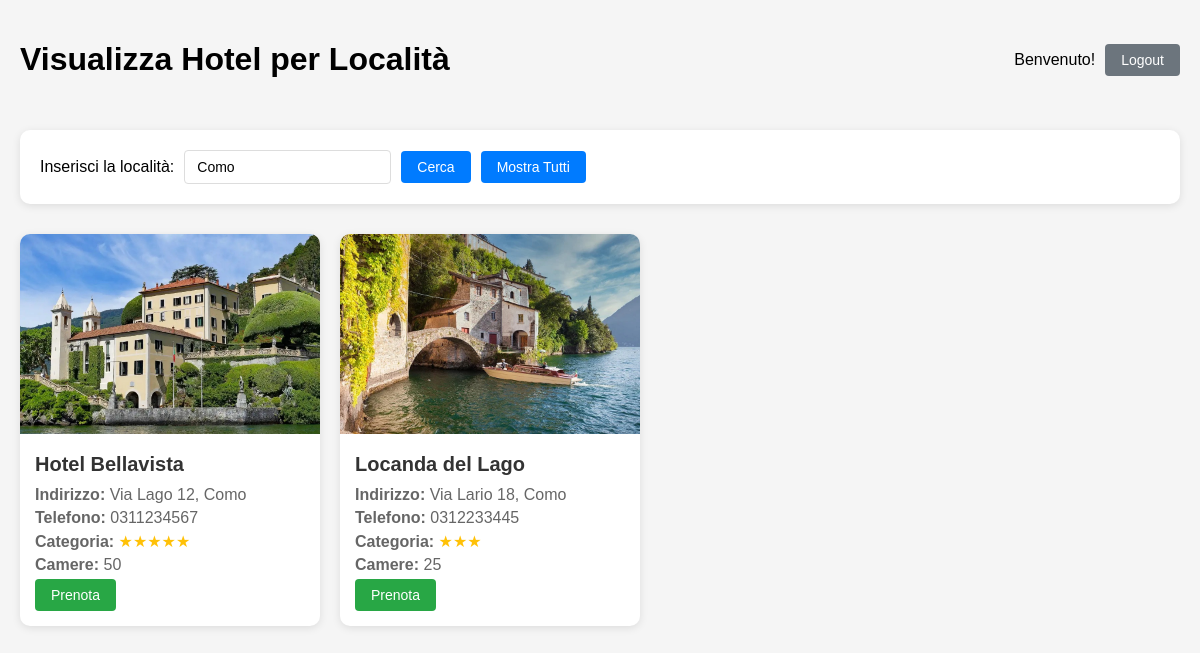
Page /index.php?localita=Como (signed in) on the committed database.
### tables this page shows
CREATE TABLE `hotel` (
  `ID` int NOT NULL,
  `Denominazione` varchar(50) NOT NULL,
  `Localita` varchar(50) NOT NULL,
  `Indirizzo` varchar(100) NOT NULL,
  `Telefono` varchar(10) NOT NULL,
  `Categoria` tinyint NOT NULL,
  `NumeroCamere` smallint NOT NULL,
  `Foto` varchar(255) DEFAULT NULL
);

### config.php (called while the page is built, shortened)
<?php
function checkAuth()
{
    return isset($_COOKIE['user_id']) && !empty($_COOKIE['user_id']);
}
function escape_output($value)
{
    return htmlspecialchars($value ?? '', ENT_QUOTES, 'UTF-8');
}

### index.php (the view, shortened to what this page needs)
<?php
require_once 'config.php';
$hotels = [];
$localita = null;
if (isset($_GET["localita"]) && trim($_GET["localita"]) !== "") {
    $localita = trim($_GET["localita"]);
    $stmt = $conn->prepare("SELECT * FROM hotel WHERE Localita = ?");
    $stmt->bind_param("s", $localita);
    $stmt->execute();
    $result = $stmt->get_result();
} else {
    $result = $conn->query("SELECT * FROM hotel");
}
if ($result && $result->num_rows > 0) {
    while ($hotel = $result->fetch_assoc()) {
        $hotels[] = $hotel;
    }
} elseif ($localita !== null) {
    $error_message = "Nessun hotel trovato per la località " . escape_output($localita);
}
?>
<!DOCTYPE html>
<html lang="it">
<head>
</head>
<body>
    <div class="header">
        <h1>Visualizza Hotel per Località</h1>
        <div class="auth-info">
            <?php if (checkAuth()): ?>
                <span>Benvenuto!</span>
                <button onclick="window.location.href='logout.php'" class="btn-secondary">Logout</button>
            <?php else: ?>
                <button onclick="window.location.href='login.php'">Login</button>
            <?php endif; ?>
        </div>
    </div>
    <form method="GET" action="">
        <div class="form-group">
            <label for="localita">Inserisci la località:</label>
            <input type="text" id="localita" name="localita"
                value="<?= isset($_GET["localita"]) ? escape_output($_GET["localita"]) : '' ?>"
                placeholder="Es: Roma, Milano, Venezia">
            <button type="submit">Cerca</button>
            <?php if (isset($_GET["localita"])): ?>
                <button type="button" onclick="window.location.href='index.php'">Mostra Tutti</button>
            <?php endif; ?>
        </div>
    </form>
    <div class="card-container">
        <?php if (!empty($hotels)): ?>
            <?php foreach ($hotels as $hotel): ?>
                <div class="hotel-card">
                    <img src="immagini/<?= escape_output($hotel["Foto"]) ?>"
                        alt="Foto <?= escape_output($hotel["Denominazione"]) ?>"
                        onerror="this.src='immagini/default.jpg'">
                    <div class="hotel-info">
                        <h2><?= escape_output($hotel["Denominazione"]) ?></h2>
                        <p><strong>Indirizzo:</strong>
                            <?= escape_output($hotel["Indirizzo"]) . ", " . escape_output($hotel["Localita"]) ?></p>
                        <p><strong>Telefono:</strong> <?= escape_output($hotel["Telefono"]) ?></p>
                        <p><strong>Categoria:</strong>
                            <span class="stars"><?= str_repeat("★", (int) $hotel["Categoria"]) ?></span>
                        </p>
                        <p><strong>Camere:</strong> <?= (int) $hotel["NumeroCamere"] ?></p>
                        <?php if (checkAuth()): ?>
                            <button onclick="window.location.href='prenota.php?hotel_id=<?= (int)$hotel['ID'] ?>'"
                                class="btn-success">Prenota</button>
                        <?php else: ?>
                            <button onclick="alert('Devi effettuare il login per prenotare'); window.location.href='login.php'">
                                Prenota (Login richiesto)
                            </button>
                        <?php endif; ?>
                    </div>
                </div>
            <?php endforeach; ?>
        <?php elseif ($localita === null): ?>
            <p>Utilizza il form sopra per cercare hotel per località o visualizzare tutti gli hotel disponibili.</p>
        <?php endif; ?>
    </div>
</body>
</html>

### index.php (style rules this page uses)
body { font-family: Arial, sans-serif; background: #f5f5f5; padding: 20px; margin: 0; }
.header { display: flex; justify-content: space-between; align-items: center; margin-bottom: 30px; }
.auth-info { display: flex; gap: 10px; align-items: center; }
form { margin-bottom: 30px; background: white; padding: 20px; border-radius: 10px; box-shadow: 0 2px 8px rgba(0, 0, 0, 0.1); }
.form-group { display: flex; gap: 10px; align-items: center; }
input[type="text"] { padding: 8px 12px; border: 1px solid #ddd; border-radius: 4px; font-size: 14px; }
button { padding: 8px 16px; background: #007bff; color: white; border: none; border-radius: 4px; cursor: pointer; font-size: 14px; }
.btn-secondary { background: #6c757d; }
.btn-success { background: #28a745; }
.card-container { display: flex; flex-wrap: wrap; gap: 20px; }
.hotel-card { background: white; border-radius: 10px; box-shadow: 0 2px 8px rgba(0, 0, 0, 0.1); width: 300px; overflow: hidden; }
.hotel-card img { width: 100%; height: 200px; object-fit: cover; }
.hotel-info { padding: 15px; }
.hotel-info h2 { margin: 0 0 10px; font-size: 20px; color: #333; }
.hotel-info p { margin: 5px 0; color: #666; }
.stars { color: #ffc107; }

### rows in the picture
hotel: Foto (picture), Denominazione "Hotel Bellavista", Indirizzo "Via Lago 12", Localita "Como", Telefono "0311234567", Categoria "★★★★★", NumeroCamere "50"
hotel: Foto (picture), Denominazione "Locanda del Lago", Indirizzo "Via Lario 18", Localita "Como", Telefono "0312233445", Categoria "★★★", NumeroCamere "25"
